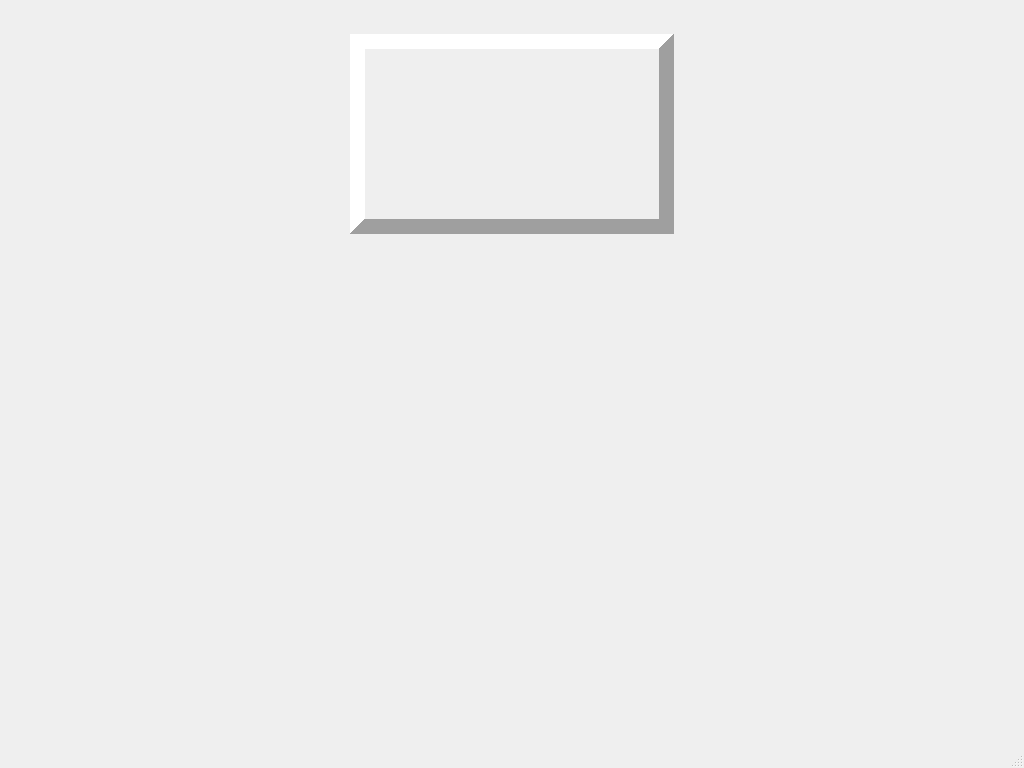
<?xml version="1.0" encoding="UTF-8"?>
<ui version="4.0">
 <class>frm_main</class>
 <widget class="QMainWindow" name="frm_main">
  <property name="geometry">
   <rect>
    <x>0</x>
    <y>0</y>
    <width>1024</width>
    <height>768</height>
   </rect>
  </property>
  <property name="minimumSize">
   <size>
    <width>1024</width>
    <height>768</height>
   </size>
  </property>
  <property name="windowTitle">
   <string>PIO</string>
  </property>
  <widget class="QWidget" name="centralwidget">
   <layout class="QVBoxLayout" name="verticalLayout">
    <property name="spacing">
     <number>0</number>
    </property>
    <property name="leftMargin">
     <number>0</number>
    </property>
    <property name="topMargin">
     <number>0</number>
    </property>
    <property name="rightMargin">
     <number>0</number>
    </property>
    <property name="bottomMargin">
     <number>0</number>
    </property>
    <item>
     <widget class="QLabel" name="lbl_header">
      <property name="sizePolicy">
       <sizepolicy hsizetype="Expanding" vsizetype="Preferred">
        <horstretch>0</horstretch>
        <verstretch>0</verstretch>
       </sizepolicy>
      </property>
      <property name="text">
       <string/>
      </property>
      <property name="pixmap">
       <pixmap resource="main.qrc">:/global/img/willebg.png</pixmap>
      </property>
      <property name="scaledContents">
       <bool>true</bool>
      </property>
     </widget>
    </item>
    <item>
     <widget class="QWidget" name="wid_main" native="true">
      <property name="sizePolicy">
       <sizepolicy hsizetype="Preferred" vsizetype="Expanding">
        <horstretch>0</horstretch>
        <verstretch>0</verstretch>
       </sizepolicy>
      </property>
      <widget class="QFrame" name="frame_center">
       <property name="geometry">
        <rect>
         <x>350</x>
         <y>20</y>
         <width>324</width>
         <height>200</height>
        </rect>
       </property>
       <property name="frameShape">
        <enum>QFrame::Panel</enum>
       </property>
       <property name="frameShadow">
        <enum>QFrame::Raised</enum>
       </property>
       <property name="lineWidth">
        <number>15</number>
       </property>
      </widget>
      <widget class="QLabel" name="wid_load">
       <property name="geometry">
        <rect>
         <x>350</x>
         <y>20</y>
         <width>324</width>
         <height>215</height>
        </rect>
       </property>
       <property name="pixmap">
        <pixmap resource="main.qrc">:/global/img/load.png</pixmap>
       </property>
      </widget>
      <widget class="QLabel" name="wid_lift">
       <property name="geometry">
        <rect>
         <x>354</x>
         <y>280</y>
         <width>316</width>
         <height>432</height>
        </rect>
       </property>
       <property name="pixmap">
        <pixmap resource="main.qrc">:/global/img/lift.png</pixmap>
       </property>
      </widget>
      <widget class="QLabel" name="wid_fork">
       <property name="geometry">
        <rect>
         <x>404</x>
         <y>-13</y>
         <width>216</width>
         <height>293</height>
        </rect>
       </property>
       <property name="pixmap">
        <pixmap resource="main.qrc">:/global/img/fork.png</pixmap>
       </property>
      </widget>
      <widget class="QLabel" name="wid_more_left">
       <property name="geometry">
        <rect>
         <x>100</x>
         <y>50</y>
         <width>128</width>
         <height>128</height>
        </rect>
       </property>
       <property name="pixmap">
        <pixmap resource="main.qrc">:/global/png/left.png</pixmap>
       </property>
      </widget>
      <widget class="QLabel" name="wid_more_right">
       <property name="geometry">
        <rect>
         <x>796</x>
         <y>50</y>
         <width>128</width>
         <height>128</height>
        </rect>
       </property>
       <property name="pixmap">
        <pixmap resource="main.qrc">:/global/png/right.png</pixmap>
       </property>
      </widget>
      <widget class="QPushButton" name="btn_fullscreen">
       <property name="geometry">
        <rect>
         <x>0</x>
         <y>0</y>
         <width>50</width>
         <height>50</height>
        </rect>
       </property>
       <property name="text">
        <string/>
       </property>
       <property name="flat">
        <bool>true</bool>
       </property>
      </widget>
      <zorder>frame_center</zorder>
      <zorder>wid_lift</zorder>
      <zorder>wid_fork</zorder>
      <zorder>wid_more_left</zorder>
      <zorder>wid_more_right</zorder>
      <zorder>wid_load</zorder>
      <zorder>btn_fullscreen</zorder>
     </widget>
    </item>
   </layout>
  </widget>
  <widget class="QStatusBar" name="status"/>
 </widget>
 <resources>
  <include location="main.qrc"/>
 </resources>
 <connections/>
</ui>
